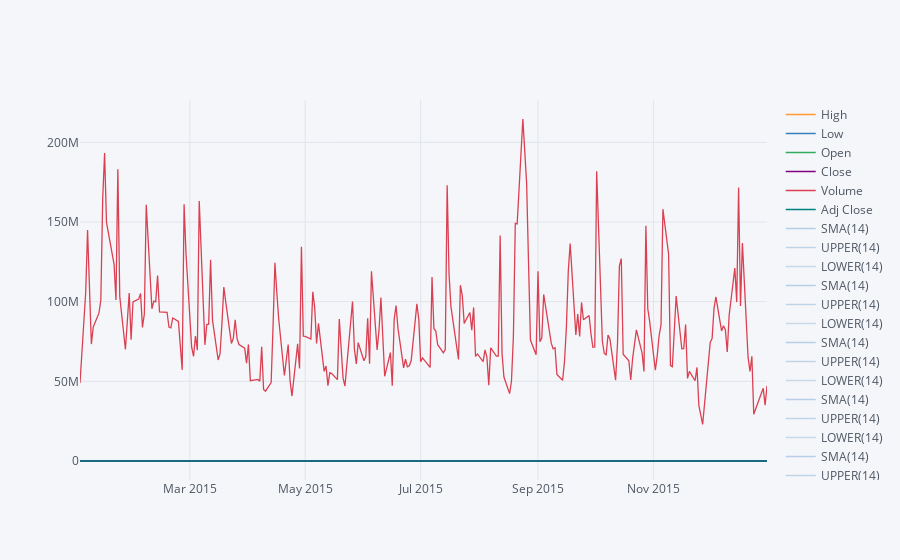

Here is the notebook cell this chart was saved with:
### Markdown cell above
**Use .ta_plot(study='boll') to create a Bollinger Band Plot for Bank of America for the year 2015.**

### Code cell
BAC[BAC.index.year==2015].ta_plot(study='boll')

### Figure 1 — Plotly figure (JSON) as saved in the notebook; plotly's stock layout.template omitted (floating-point values rounded to 4 significant figures; data arrays with more than 128 entries replaced by an {"elided": "..."} marker saying what was removed)
{"data": [{"line": {"color": "rgba(255, 153, 51, 1.0)", "dash": "solid", "shape": "linear", "width": 1.3}, "mode": "lines", "name": "High", "text": "", "type": "scatter", "x": {"elided": "252 str values"}, "y": {"elided": "252 float values"}}, {"line": {"color": "rgba(55, 128, 191, 1.0)", "dash": "solid", "shape": "linear", "width": 1.3}, "mode": "lines", "name": "Low", "text": "", "type": "scatter", "x": {"elided": "252 str values"}, "y": {"elided": "252 float values"}}, {"line": {"color": "rgba(50, 171, 96, 1.0)", "dash": "solid", "shape": "linear", "width": 1.3}, "mode": "lines", "name": "Open", "text": "", "type": "scatter", "x": {"elided": "252 str values"}, "y": {"elided": "252 float values"}}, {"line": {"color": "rgba(128, 0, 128, 1.0)", "dash": "solid", "shape": "linear", "width": 1.3}, "mode": "lines", "name": "Close", "text": "", "type": "scatter", "x": {"elided": "252 str values"}, "y": {"elided": "252 float values"}}, {"line": {"color": "rgba(219, 64, 82, 1.0)", "dash": "solid", "shape": "linear", "width": 1.3}, "mode": "lines", "name": "Volume", "text": "", "type": "scatter", "x": {"elided": "252 str values"}, "y": {"elided": "252 int values"}}, {"line": {"color": "rgba(0, 128, 128, 1.0)", "dash": "solid", "shape": "linear", "width": 1.3}, "mode": "lines", "name": "Adj Close", "text": "", "type": "scatter", "x": {"elided": "252 str values"}, "y": {"elided": "252 float values"}}, {"line": {"color": "rgba(55, 128, 191, 0.3333333333333333)", "dash": "solid", "shape": "linear", "width": 1.3}, "mode": "lines", "name": "SMA(14)", "text": "", "type": "scatter", "x": {"elided": "252 str values"}, "y": {"elided": "252x6 mixed values"}}, {"line": {"color": "rgba(55, 128, 191, 0.2888888888888888)", "dash": "solid", "shape": "linear", "width": 1.3}, "mode": "lines", "name": "UPPER(14)", "text": "", "type": "scatter", "x": {"elided": "252 str values"}, "y": {"elided": "252x6 mixed values"}}, {"line": {"color": "rgba(55, 128, 191, 0.2444444444444443)", "dash": "solid", "shape": "linear", "width": 1.3}, "mode": "lines", "name": "LOWER(14)", "text": "", "type": "scatter", "x": {"elided": "252 str values"}, "y": {"elided": "252x6 mixed values"}}, {"line": {"color": "rgba(55, 128, 191, 0.3333333333333333)", "dash": "solid", "shape": "linear", "width": 1.3}, "mode": "lines", "name": "SMA(14)", "text": "", "type": "scatter", "x": {"elided": "252 str values"}, "y": {"elided": "252x6 mixed values"}}, {"line": {"color": "rgba(55, 128, 191, 0.2888888888888888)", "dash": "solid", "shape": "linear", "width": 1.3}, "mode": "lines", "name": "UPPER(14)", "text": "", "type": "scatter", "x": {"elided": "252 str values"}, "y": {"elided": "252x6 mixed values"}}, {"line": {"color": "rgba(55, 128, 191, 0.2444444444444443)", "dash": "solid", "shape": "linear", "width": 1.3}, "mode": "lines", "name": "LOWER(14)", "text": "", "type": "scatter", "x": {"elided": "252 str values"}, "y": {"elided": "252x6 mixed values"}}, {"line": {"color": "rgba(55, 128, 191, 0.3333333333333333)", "dash": "solid", "shape": "linear", "width": 1.3}, "mode": "lines", "name": "SMA(14)", "text": "", "type": "scatter", "x": {"elided": "252 str values"}, "y": {"elided": "252x6 mixed values"}}, {"line": {"color": "rgba(55, 128, 191, 0.2888888888888888)", "dash": "solid", "shape": "linear", "width": 1.3}, "mode": "lines", "name": "UPPER(14)", "text": "", "type": "scatter", "x": {"elided": "252 str values"}, "y": {"elided": "252x6 mixed values"}}, {"line": {"color": "rgba(55, 128, 191, 0.2444444444444443)", "dash": "solid", "shape": "linear", "width": 1.3}, "mode": "lines", "name": "LOWER(14)", "text": "", "type": "scatter", "x": {"elided": "252 str values"}, "y": {"elided": "252x6 mixed values"}}, {"line": {"color": "rgba(55, 128, 191, 0.3333333333333333)", "dash": "solid", "shape": "linear", "width": 1.3}, "mode": "lines", "name": "SMA(14)", "text": "", "type": "scatter", "x": {"elided": "252 str values"}, "y": {"elided": "252x6 mixed values"}}, {"line": {"color": "rgba(55, 128, 191, 0.2888888888888888)", "dash": "solid", "shape": "linear", "width": 1.3}, "mode": "lines", "name": "UPPER(14)", "text": "", "type": "scatter", "x": {"elided": "252 str values"}, "y": {"elided": "252x6 mixed values"}}, {"line": {"color": "rgba(55, 128, 191, 0.2444444444444443)", "dash": "solid", "shape": "linear", "width": 1.3}, "mode": "lines", "name": "LOWER(14)", "text": "", "type": "scatter", "x": {"elided": "252 str values"}, "y": {"elided": "252x6 mixed values"}}, {"line": {"color": "rgba(55, 128, 191, 0.3333333333333333)", "dash": "solid", "shape": "linear", "width": 1.3}, "mode": "lines", "name": "SMA(14)", "text": "", "type": "scatter", "x": {"elided": "252 str values"}, "y": {"elided": "252x6 mixed values"}}, {"line": {"color": "rgba(55, 128, 191, 0.2888888888888888)", "dash": "solid", "shape": "linear", "width": 1.3}, "mode": "lines", "name": "UPPER(14)", "text": "", "type": "scatter", "x": {"elided": "252 str values"}, "y": {"elided": "252x6 mixed values"}}, {"line": {"color": "rgba(55, 128, 191, 0.2444444444444443)", "dash": "solid", "shape": "linear", "width": 1.3}, "mode": "lines", "name": "LOWER(14)", "text": "", "type": "scatter", "x": {"elided": "252 str values"}, "y": {"elided": "252x6 mixed values"}}, {"line": {"color": "rgba(55, 128, 191, 0.3333333333333333)", "dash": "solid", "shape": "linear", "width": 1.3}, "mode": "lines", "name": "SMA(14)", "text": "", "type": "scatter", "x": {"elided": "252 str values"}, "y": {"elided": "252x6 mixed values"}}, {"line": {"color": "rgba(55, 128, 191, 0.2888888888888888)", "dash": "solid", "shape": "linear", "width": 1.3}, "mode": "lines", "name": "UPPER(14)", "text": "", "type": "scatter", "x": {"elided": "252 str values"}, "y": {"elided": "252x6 mixed values"}}, {"line": {"color": "rgba(55, 128, 191, 0.2444444444444443)", "dash": "solid", "shape": "linear", "width": 1.3}, "mode": "lines", "name": "LOWER(14)", "text": "", "type": "scatter", "x": {"elided": "252 str values"}, "y": {"elided": "252x6 mixed values"}}], "layout": {"legend": {"bgcolor": "#F5F6F9", "font": {"color": "#4D5663"}}, "paper_bgcolor": "#F5F6F9", "plot_bgcolor": "#F5F6F9", "title": {"font": {"color": "#4D5663"}}, "xaxis": {"gridcolor": "#E1E5ED", "showgrid": true, "tickfont": {"color": "#4D5663"}, "title": {"font": {"color": "#4D5663"}, "text": ""}, "zerolinecolor": "#E1E5ED"}, "yaxis": {"gridcolor": "#E1E5ED", "showgrid": true, "tickfont": {"color": "#4D5663"}, "title": {"font": {"color": "#4D5663"}, "text": ""}, "zerolinecolor": "#E1E5ED"}}}
